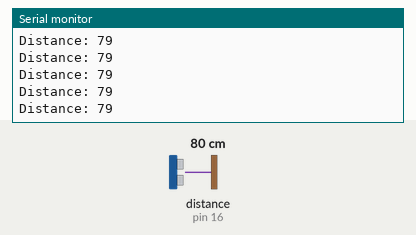
This sketch was run on a simulated Arduino Uno, built with avr-gcc and run on an emulated ATmega328P. Parts: the last lines printed to the serial monitor. Wiring (inferred from the names in the program): ultrasonic range finder: trigger pin 14; echo pin 16. Inputs (shaded band) come from the test bench; at power-on: distance to the obstacle (sensor on pin 16) 80 cm. The echo pulse lasts 58.3 µs per cm.

Above: at 1.2 s.
1.3 s: distance to the obstacle (sensor on pin 16) set to 2 cm
At 1.38 s:
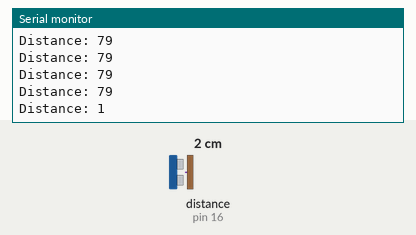
4.3 s: distance to the obstacle (sensor on pin 16) set to 250 cm
At 4.41 s:
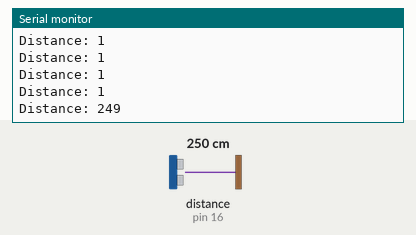
Timing chart, 0 to 7.3 s (numbered marks = the images above; inputs shaded):
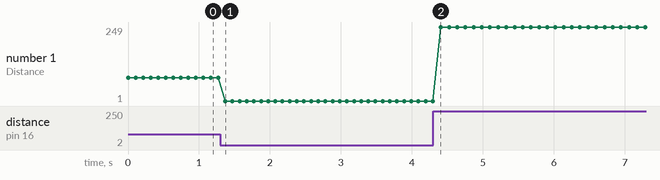

Measured:
- after the input at 1.3 s, the serial monitor: prints a new line after 0.07 s (image 1)
- after the input at 4.3 s, the serial monitor: prints a new line after 0.11 s (image 2)
- plotted number 1: 79 → 1 after the input at 1.3 s, 1 → 2 after the input at 4.3 s

The sketch:

Ultrasonido_Feather.ino
```cpp
/*
  Ultrasonic Sensor HC-SR04 and Arduino Tutorial

  by Dejan Nedelkovski,
  www.HowToMechatronics.com

*/
// defines pins numbers (MISO0 y MISO1)
const int trigPin = 14;
const int echoPin = 16;
// defines variables
long duration;
int distance;

void setup() {
  pinMode(trigPin, OUTPUT); // Sets the trigPin as an Output
  pinMode(echoPin, INPUT); // Sets the echoPin as an Input
  Serial.begin(9600); // Starts the serial communication
}
void loop() {
  digitalWrite(trigPin, LOW);
  delayMicroseconds(2);
  digitalWrite(trigPin, HIGH);
  delayMicroseconds(10);
  digitalWrite(trigPin, LOW);

  duration = pulseIn(echoPin, HIGH);
  distance = (duration*.0343)/2;
  Serial.print("Distance: ");
  Serial.println(distance);
  delay(100);
}
```
